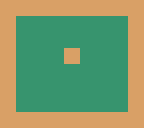

Rendered tile map (Tiled .tmx) drawn with the repository's tilesets; below, a short description and the full map source, tile grids included:
An orthogonal 9x8 tile map with 16x16 px tiles, 2 tile layers (Tile Layer 0, Tile Layer 1).

<map version="1.9" tiledversion="1.9.0" orientation="orthogonal" renderorder="right-down" width="9" height="8" tilewidth="16" tileheight="16" infinite="0" nextlayerid="3" nextobjectid="1">
 <tileset firstgid="1" source="blocks.tsx" />
 <layer id="1" name="Tile Layer 0" width="9" height="8">
  <data encoding="csv">
1,1,1,1,1,1,1,1,1,
1,1,1,1,1,1,1,1,1,
1,1,1,1,1,1,1,1,1,
1,1,1,1,1,1,1,1,1,
1,1,1,1,1,1,1,1,1,
1,1,1,1,1,1,1,1,1,
1,1,1,1,1,1,1,1,1,
1,1,1,1,1,1,1,1,1
</data>
 </layer>
 <layer id="2" name="Tile Layer 1" width="9" height="8">
  <data encoding="csv">
2,2,2,2,2,2,2,2,2,
2,0,0,0,0,0,0,0,2,
2,0,0,0,0,0,0,0,2,
2,0,0,0,2,0,0,0,2,
2,0,0,0,0,0,0,0,2,
2,0,0,0,0,0,0,0,2,
2,0,0,0,0,0,0,0,2,
2,2,2,2,2,2,2,2,2
</data>
 </layer>
</map>
